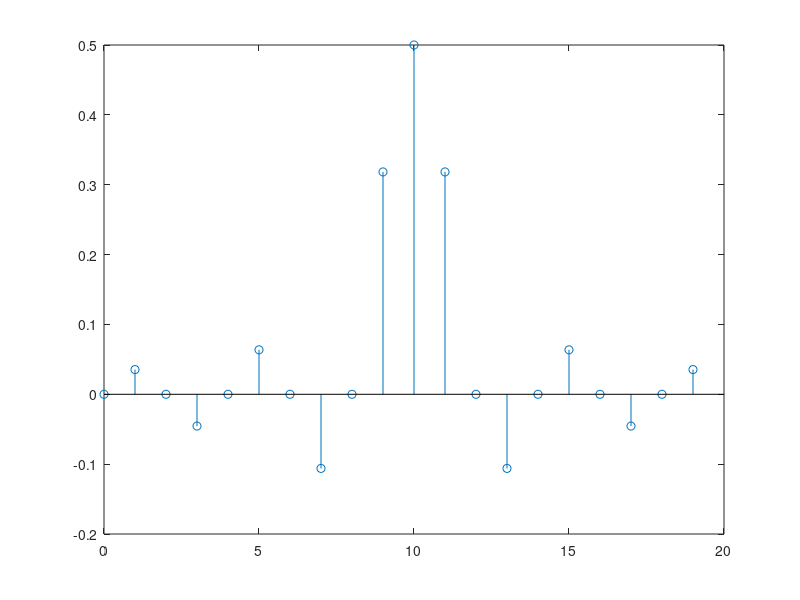
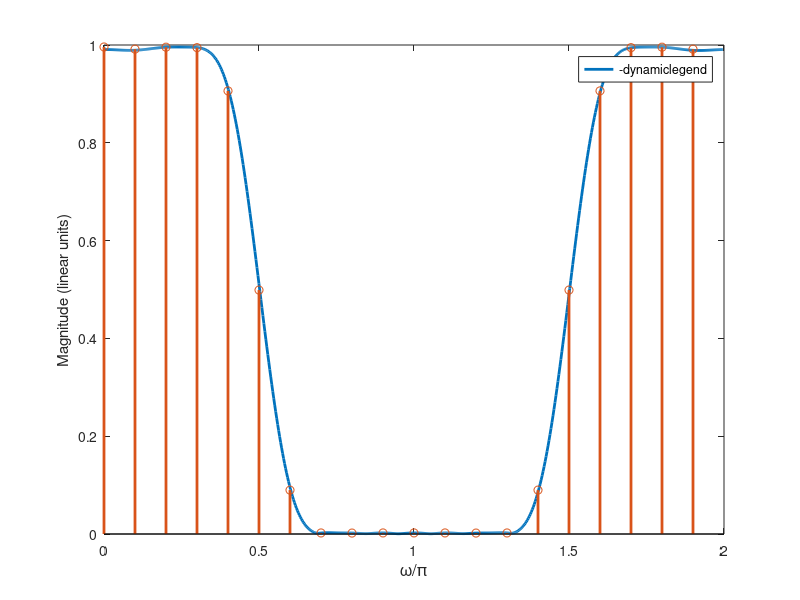

Recreate these plots in MATLAB, in order.
%% N-point DFT of truncated sinc
clear, clc, close all

% Define variables
N = 20;                     % number of samples in DFT
n = 0:N-1;                  % discrete-time vector
dwd = 2*pi/N;               % frequency spacing of samples of DFT
wd = 0:dwd:(N-1)*dwd;       % frequency vector of DFT
x_N = 1/2*sinc((n-N/2)/2);

% Plot sampled sinc in time domain
figure, stem(n, x_N)

% 
dw = 10e-3;                 % frequency spacing for DTFT calculation
w = 0:dw:2*pi-dw;           % frequency vector for DTFT calculation

% Ideal DTFT of sinc function i.e., ideal lowpass filter
X = ones(size(w));   
X(w > pi*0.5 & w < 1.5*pi) = 0; % 1 everywhere except from 0.5pi to 1.5pi
X = X.*exp(-1j*w*N/2);          % phase shift, as sinc is delay by N/2

% Window function
win = hamming(N).';         % Hamming window. Try other windows
% win = ones(size(x));      % rectangular window

% As in the plant identification problem in HW4, we need to expand the 
% frequency vector in order to account for the periodicity of DTFT. With
% this expanded vector the numerical integration will be correct from 0 to 2pi.
w2 = 0:dw:4*pi-dw;      
Win = freqz(win, 1, w2); % frequency response of the window at frequencies w2

% Calculate DTFT of xN[n] i.e., convolution of ideal lowpass filter and
% window
X_N = 1/(2*pi)*conv(X, Win, 'same')*dw;

% Plot reults
figure, hold on, box on
plot(w/pi, abs(X_N), 'LineWidth', 2, 'DisplayName', 'DTFT');
stem(wd/pi, abs(fft(x_N.*win)), 'LineWidth', 2, 'DisplayName', 'DFT');
xlabel('\omega/\pi', 'FontSize', 12)
ylabel('Magnitude (linear units)')
legend('-dynamiclegend')